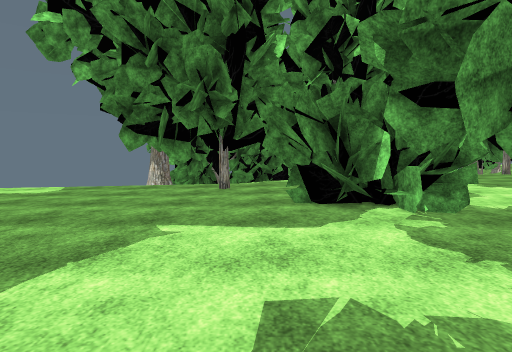
view 1 (above)

24 first-person views from a walk through a 3-D level made in the Unity game engine. The camera is 1.4 m above the floor, tilts 4° down and sees 75° across. The floor is counted in squares, 1 m on a side. Each view is taken from the middle of a square. On the plan, view 1 faces up. The plan holds only what a view shows up to about 15 squares ahead; the rest is blank. The place goes on beyond the plan. Some animated figures are left out. Door leaves are left out, so doorways stand open. Some surface patterns are stand-ins.

view 2
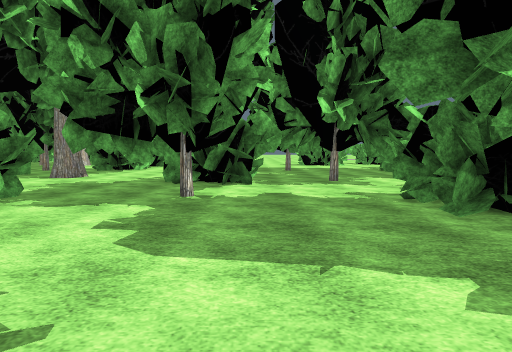

view 3
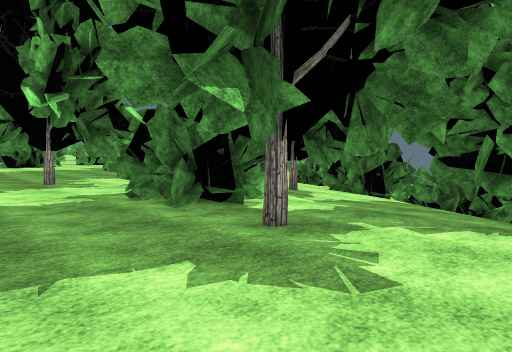

view 4
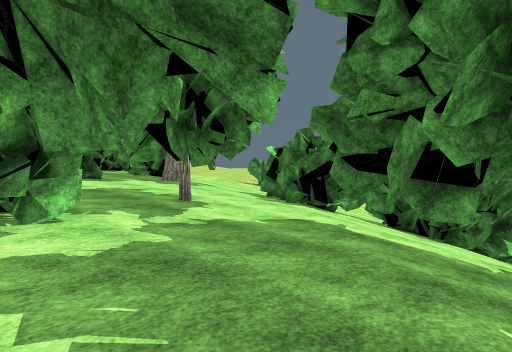

view 5
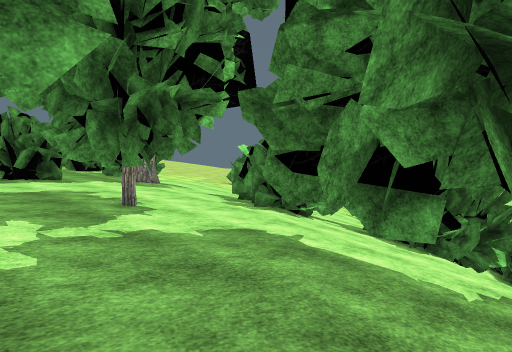

view 6
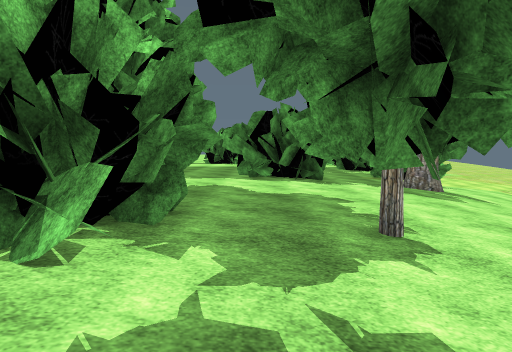

view 7
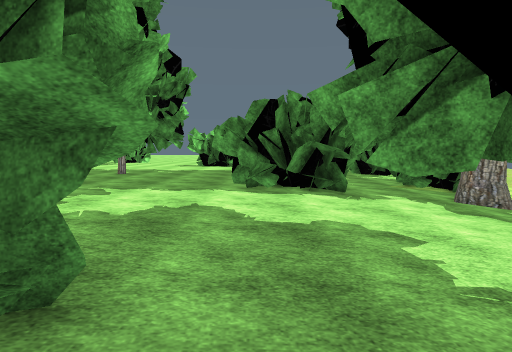

view 8
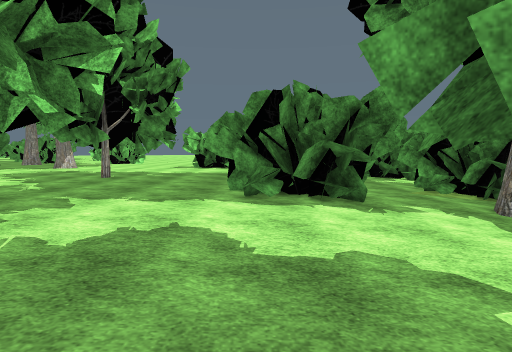

view 9
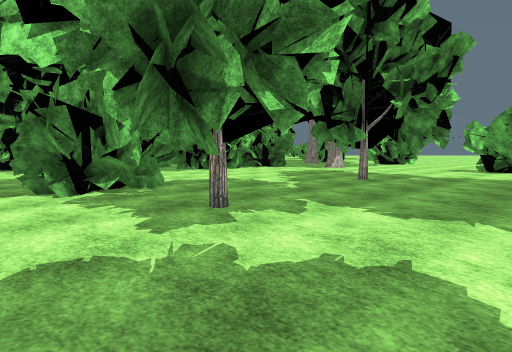

view 10
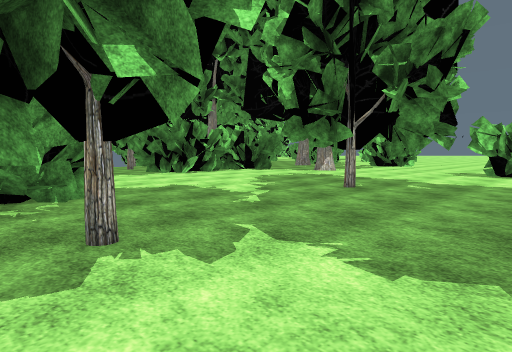

view 11
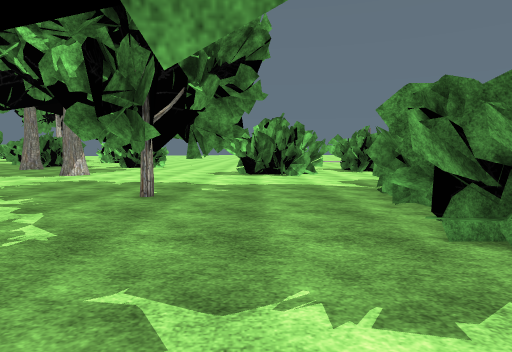

view 12
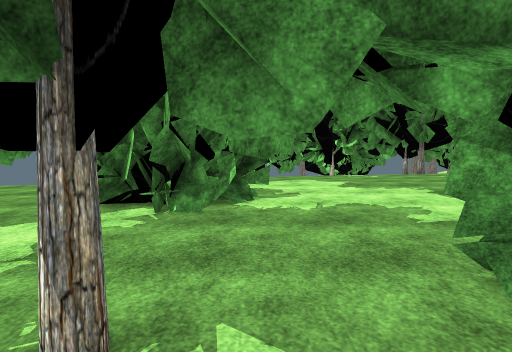

view 13
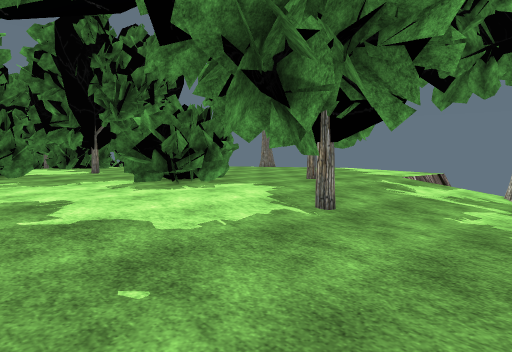

view 14
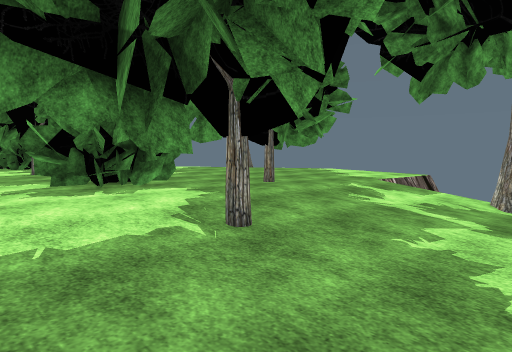

view 15
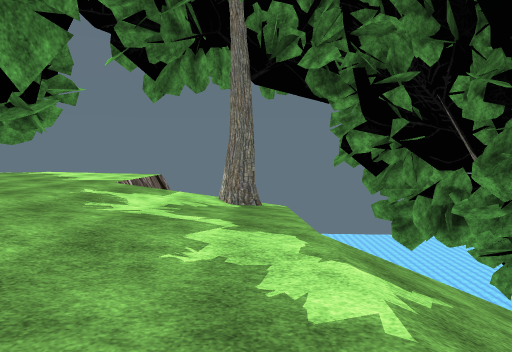

view 16
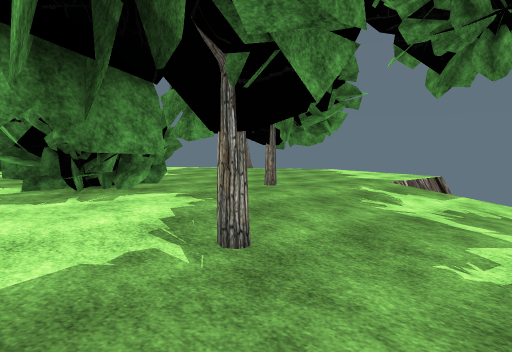

view 17
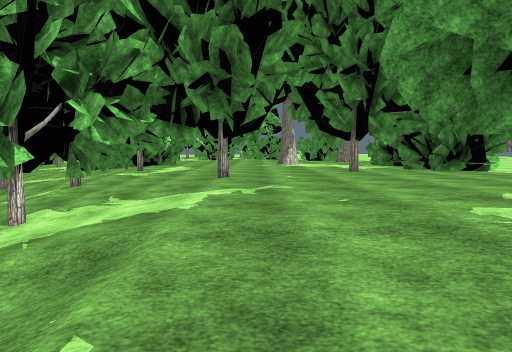

view 18
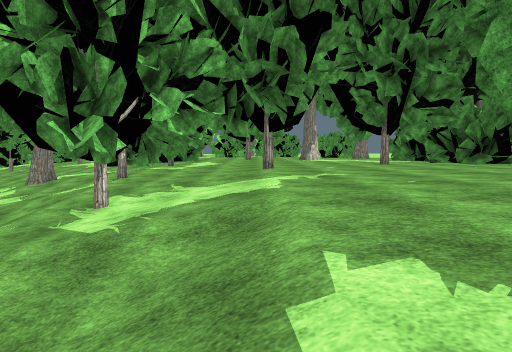

view 19
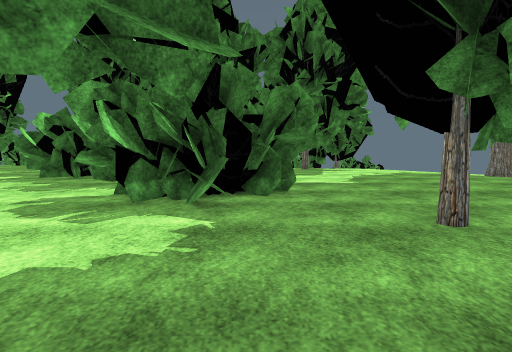

view 20
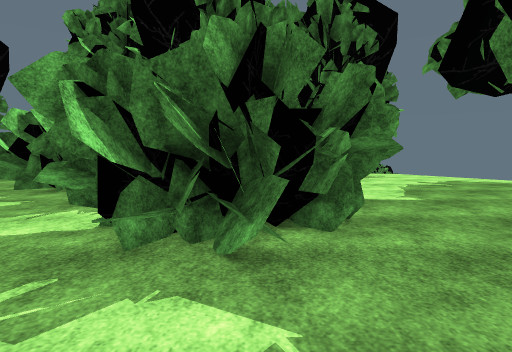

view 21
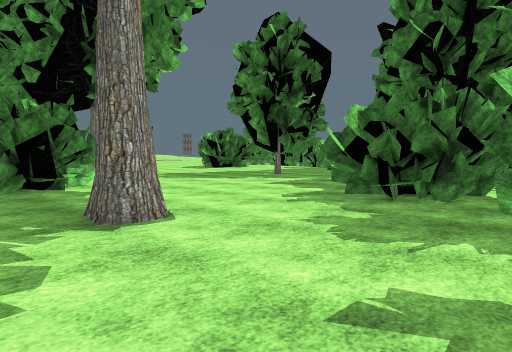

view 22
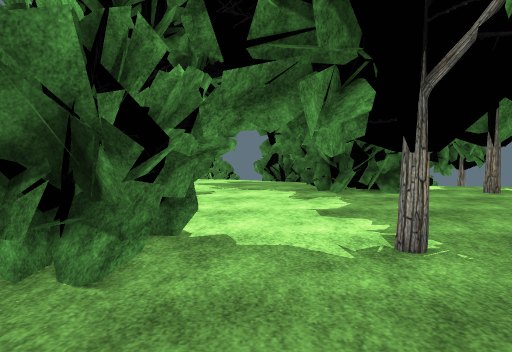

view 23
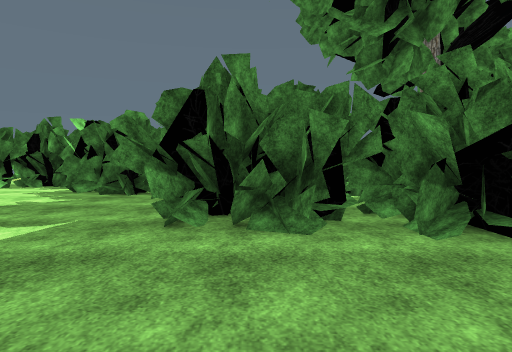

view 24
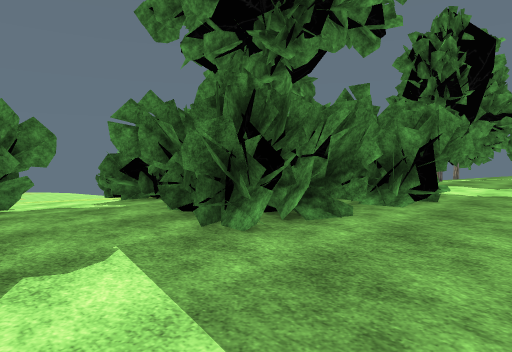

### Floor plan
Key: @ floor where view 1 was taken; # wall or solid block; . main floor; - floor 0.25 m lower than the main floor; _ floor 0.5 m lower than the main floor; < floor 0.75 m lower than the main floor; ( floor 1 m lower than the main floor; ! floor 1.25 m lower than the main floor; / step, stairs or slope; v drop or lower ground; T tree; B bush.
Columns run from 6 left of view 1 to 26 right of it. Each row starts with its distance up from view 1.
 28   #          //!(T (TT __
 27   #         /////((<TTT__
 26        v// /////////_____
 25        //////////////T_--
 24         /////////////-T-T
 23 !((<<<_______---------.T#
 22 #((<<_______---------....
 21 TT<<_______---------.....
 20 <<<________--------.....
 19 ///___------TTTT.........
 18 ////__---- #--T..........
 17 /////--...T.............
 16 ----.......T.............
 15 -...TT...................
 14 -...##...................
 13 ..T..T...................
 12 ..TT.T...BBB.............BBB
 11 ........BBBBB......#T....BBBB
 10 .......BBBBBBB.....TT  ..BBB
  9 ......BBBBBB..........    BB
  8 .......BBBBB............
  7 ..........BB..............
  6  .........................
  5 ................B.B......
  4 ........TT....BBBBB.....     ..
  3 ........TT.#TT#BBBB......   ...
  2 .........TT#T.TBBBB............
  1 ..............BBBBBB...........
  0 . ....@.......BBBBB............
 -1   ............B.BT.............
 -2  ...............#TT.....TT#TT..
 -3 ...T.............TT..... T#T...
 -4 ....T..B..BB.... #..........T ..
 -5  ...TT.BBBBB..TTTT..........TT...
 -6 ......#BBBBB..TT.T...............
 -7  ..TT.#BBBBBB....................
 -8 ---.T..BBBBB.........B..........
 -9 ---------#BB........BBBB.B.......
-10 /_--------------...#BBBBBBB.B....
-11  /_____TT--#TT-----BBBBBBBBBBB...
-12 TTTTT__TTT#TT------BBBBBB BBB....
-13  TTT_____T_ -------BB  BB  BB--..
-14   /T/<___________--#-B--   BBB---
-15  /////<<<__________-------  B----
-16  ///////<<<____________-------BBB
-17  ////////BB/////___T#___BBB_-BBBB
-18  ///////BBB(  <<<__##__BBBBB__BBB

Where each view was taken, in squares from view 1:
view 1: 0 up, 0 right, facing up
view 2: 0 up, 6 left, facing right
view 3: 0 up, 6 left, facing down-right
view 4: 6 down, 6 left, facing down-right
view 5: 8 down, 6 left, facing down-right
view 6: 10 down, 2 left, facing right
view 7: 10 down, 2 right, facing right
view 8: 10 down, 4 right, facing right
view 9: 10 down, 6 right, facing up-right
view 10: 9 down, 9 right, facing up-right
view 11: 6 down, 10 right, facing right
view 12: 0 up, 6 right, facing up
view 13: 23 up, 12 right, facing down-left
view 14: 23 up, 9 right, facing down-left
view 15: 22 up, 8 right, facing left
view 16: 22 up, 8 right, facing down-left
view 17: 22 up, 3 right, facing right
view 18: 24 up, 2 right, facing right
view 19: 19 up, 2 right, facing down
view 20: 16 up, 3 right, facing down
view 21: 14 up, 6 right, facing down-right
view 22: 7 up, 7 right, facing down
view 23: 4 down, 20 right, facing down
view 24: 6 down, 26 right, facing down-left
